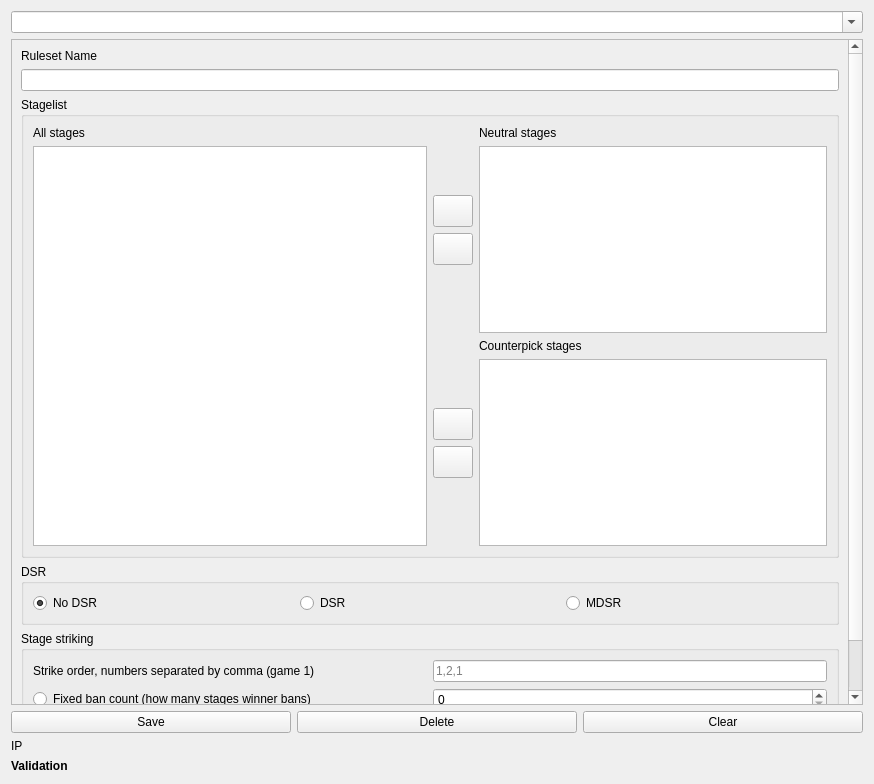
<?xml version="1.0" encoding="UTF-8"?>
<ui version="4.0">
 <class>Form</class>
 <widget class="QWidget" name="Form">
  <property name="geometry">
   <rect>
    <x>0</x>
    <y>0</y>
    <width>874</width>
    <height>784</height>
   </rect>
  </property>
  <property name="windowTitle">
   <string>Form</string>
  </property>
  <layout class="QVBoxLayout" name="verticalLayout_2">
   <item>
    <widget class="QComboBox" name="rulesetSelect">
     <property name="editable">
      <bool>true</bool>
     </property>
     <property name="insertPolicy">
      <enum>QComboBox::NoInsert</enum>
     </property>
    </widget>
   </item>
   <item>
    <widget class="QScrollArea" name="scrollArea">
     <property name="widgetResizable">
      <bool>true</bool>
     </property>
     <widget class="QWidget" name="scrollAreaWidgetContents">
      <property name="geometry">
       <rect>
        <x>0</x>
        <y>0</y>
        <width>840</width>
        <height>760</height>
       </rect>
      </property>
      <layout class="QVBoxLayout" name="verticalLayout_8">
       <item>
        <widget class="QLabel" name="label_5">
         <property name="text">
          <string>Ruleset Name</string>
         </property>
        </widget>
       </item>
       <item>
        <widget class="QLineEdit" name="rulesetName"/>
       </item>
       <item>
        <widget class="QGroupBox" name="groupBox_3">
         <property name="title">
          <string>Stagelist</string>
         </property>
         <layout class="QVBoxLayout" name="verticalLayout_10">
          <item>
           <layout class="QHBoxLayout" name="horizontalLayout">
            <item>
             <layout class="QVBoxLayout" name="verticalLayout_5">
              <item>
               <widget class="QLabel" name="label">
                <property name="text">
                 <string>All stages</string>
                </property>
               </widget>
              </item>
              <item>
               <widget class="QListView" name="allStages">
                <property name="minimumSize">
                 <size>
                  <width>0</width>
                  <height>400</height>
                 </size>
                </property>
                <property name="editTriggers">
                 <set>QAbstractItemView::NoEditTriggers</set>
                </property>
                <property name="uniformItemSizes">
                 <bool>false</bool>
                </property>
               </widget>
              </item>
             </layout>
            </item>
            <item>
             <layout class="QVBoxLayout" name="verticalLayout">
              <item>
               <layout class="QHBoxLayout" name="horizontalLayout_2">
                <item>
                 <layout class="QVBoxLayout" name="verticalLayout_3">
                  <item>
                   <spacer name="verticalSpacer_3">
                    <property name="orientation">
                     <enum>Qt::Vertical</enum>
                    </property>
                    <property name="sizeHint" stdset="0">
                     <size>
                      <width>20</width>
                      <height>40</height>
                     </size>
                    </property>
                   </spacer>
                  </item>
                  <item>
                   <widget class="QPushButton" name="btAddNeutral">
                    <property name="sizePolicy">
                     <sizepolicy hsizetype="Maximum" vsizetype="Maximum">
                      <horstretch>0</horstretch>
                      <verstretch>0</verstretch>
                     </sizepolicy>
                    </property>
                    <property name="minimumSize">
                     <size>
                      <width>32</width>
                      <height>32</height>
                     </size>
                    </property>
                    <property name="text">
                     <string/>
                    </property>
                   </widget>
                  </item>
                  <item>
                   <widget class="QPushButton" name="btRemoveNeutral">
                    <property name="sizePolicy">
                     <sizepolicy hsizetype="Fixed" vsizetype="Fixed">
                      <horstretch>0</horstretch>
                      <verstretch>0</verstretch>
                     </sizepolicy>
                    </property>
                    <property name="minimumSize">
                     <size>
                      <width>32</width>
                      <height>32</height>
                     </size>
                    </property>
                    <property name="text">
                     <string/>
                    </property>
                   </widget>
                  </item>
                  <item>
                   <spacer name="verticalSpacer_4">
                    <property name="orientation">
                     <enum>Qt::Vertical</enum>
                    </property>
                    <property name="sizeHint" stdset="0">
                     <size>
                      <width>20</width>
                      <height>40</height>
                     </size>
                    </property>
                   </spacer>
                  </item>
                 </layout>
                </item>
                <item>
                 <layout class="QVBoxLayout" name="verticalLayout_6">
                  <item>
                   <widget class="QLabel" name="label_2">
                    <property name="text">
                     <string>Neutral stages</string>
                    </property>
                   </widget>
                  </item>
                  <item>
                   <widget class="QListView" name="neutralStages"/>
                  </item>
                 </layout>
                </item>
               </layout>
              </item>
              <item>
               <layout class="QHBoxLayout" name="horizontalLayout_3">
                <item>
                 <layout class="QVBoxLayout" name="verticalLayout_4">
                  <item>
                   <spacer name="verticalSpacer">
                    <property name="orientation">
                     <enum>Qt::Vertical</enum>
                    </property>
                    <property name="sizeHint" stdset="0">
                     <size>
                      <width>20</width>
                      <height>40</height>
                     </size>
                    </property>
                   </spacer>
                  </item>
                  <item alignment="Qt::AlignVCenter">
                   <widget class="QPushButton" name="btAddCounterpick">
                    <property name="sizePolicy">
                     <sizepolicy hsizetype="Maximum" vsizetype="Maximum">
                      <horstretch>0</horstretch>
                      <verstretch>0</verstretch>
                     </sizepolicy>
                    </property>
                    <property name="minimumSize">
                     <size>
                      <width>32</width>
                      <height>32</height>
                     </size>
                    </property>
                    <property name="text">
                     <string/>
                    </property>
                   </widget>
                  </item>
                  <item alignment="Qt::AlignVCenter">
                   <widget class="QPushButton" name="btRemoveCounterpick">
                    <property name="sizePolicy">
                     <sizepolicy hsizetype="Maximum" vsizetype="Maximum">
                      <horstretch>0</horstretch>
                      <verstretch>0</verstretch>
                     </sizepolicy>
                    </property>
                    <property name="minimumSize">
                     <size>
                      <width>32</width>
                      <height>32</height>
                     </size>
                    </property>
                    <property name="text">
                     <string/>
                    </property>
                   </widget>
                  </item>
                  <item>
                   <spacer name="verticalSpacer_2">
                    <property name="orientation">
                     <enum>Qt::Vertical</enum>
                    </property>
                    <property name="sizeHint" stdset="0">
                     <size>
                      <width>20</width>
                      <height>40</height>
                     </size>
                    </property>
                   </spacer>
                  </item>
                 </layout>
                </item>
                <item>
                 <layout class="QVBoxLayout" name="verticalLayout_7">
                  <item>
                   <widget class="QLabel" name="label_3">
                    <property name="text">
                     <string>Counterpick stages</string>
                    </property>
                   </widget>
                  </item>
                  <item>
                   <widget class="QListView" name="counterpickStages"/>
                  </item>
                 </layout>
                </item>
               </layout>
              </item>
             </layout>
            </item>
           </layout>
          </item>
         </layout>
        </widget>
       </item>
       <item>
        <widget class="QGroupBox" name="groupBox">
         <property name="title">
          <string>DSR</string>
         </property>
         <layout class="QHBoxLayout" name="horizontalLayout_8">
          <item>
           <widget class="QRadioButton" name="noDSR">
            <property name="text">
             <string>No DSR</string>
            </property>
            <property name="checked">
             <bool>true</bool>
            </property>
            <attribute name="buttonGroup">
             <string notr="true">dsrGroup</string>
            </attribute>
           </widget>
          </item>
          <item>
           <widget class="QRadioButton" name="DSR">
            <property name="text">
             <string>DSR</string>
            </property>
            <attribute name="buttonGroup">
             <string notr="true">dsrGroup</string>
            </attribute>
           </widget>
          </item>
          <item>
           <widget class="QRadioButton" name="MDSR">
            <property name="text">
             <string>MDSR</string>
            </property>
            <attribute name="buttonGroup">
             <string notr="true">dsrGroup</string>
            </attribute>
           </widget>
          </item>
         </layout>
        </widget>
       </item>
       <item>
        <widget class="QGroupBox" name="groupBox_2">
         <property name="title">
          <string>Stage striking</string>
         </property>
         <layout class="QVBoxLayout" name="verticalLayout_9">
          <item>
           <layout class="QHBoxLayout" name="horizontalLayout_5">
            <item>
             <widget class="QLabel" name="label_7">
              <property name="text">
               <string>Strike order, numbers separated by comma (game 1)</string>
              </property>
             </widget>
            </item>
            <item>
             <widget class="QLineEdit" name="strikeOrder">
              <property name="sizePolicy">
               <sizepolicy hsizetype="Minimum" vsizetype="Fixed">
                <horstretch>0</horstretch>
                <verstretch>0</verstretch>
               </sizepolicy>
              </property>
              <property name="placeholderText">
               <string>1,2,1</string>
              </property>
             </widget>
            </item>
           </layout>
          </item>
          <item>
           <layout class="QHBoxLayout" name="horizontalLayout_4">
            <item>
             <widget class="QRadioButton" name="fixedBanCount">
              <property name="text">
               <string>Fixed ban count (how many stages winner bans)</string>
              </property>
              <attribute name="buttonGroup">
               <string notr="true">buttonGroup_2</string>
              </attribute>
             </widget>
            </item>
            <item>
             <widget class="QSpinBox" name="banCount"/>
            </item>
           </layout>
          </item>
          <item>
           <layout class="QHBoxLayout" name="horizontalLayout_6">
            <item>
             <widget class="QRadioButton" name="variableBanCount">
              <property name="text">
               <string>Ban count by max games (games:bans,games:bans)</string>
              </property>
              <attribute name="buttonGroup">
               <string notr="true">buttonGroup_2</string>
              </attribute>
             </widget>
            </item>
            <item>
             <widget class="QLineEdit" name="banCountByMaxGames">
              <property name="sizePolicy">
               <sizepolicy hsizetype="Minimum" vsizetype="Fixed">
                <horstretch>0</horstretch>
                <verstretch>0</verstretch>
               </sizepolicy>
              </property>
              <property name="placeholderText">
               <string>3:3,5:2</string>
              </property>
             </widget>
            </item>
           </layout>
          </item>
         </layout>
        </widget>
       </item>
      </layout>
     </widget>
    </widget>
   </item>
   <item>
    <layout class="QHBoxLayout" name="horizontalLayout_7">
     <item>
      <widget class="QPushButton" name="btSave">
       <property name="text">
        <string>Save</string>
       </property>
      </widget>
     </item>
     <item>
      <widget class="QPushButton" name="btDelete">
       <property name="text">
        <string>Delete</string>
       </property>
      </widget>
     </item>
     <item>
      <widget class="QPushButton" name="btClear">
       <property name="text">
        <string>Clear</string>
       </property>
      </widget>
     </item>
    </layout>
   </item>
   <item>
    <widget class="QLabel" name="labelIp">
     <property name="text">
      <string>IP</string>
     </property>
    </widget>
   </item>
   <item>
    <widget class="QLabel" name="labelValidation">
     <property name="font">
      <font>
       <weight>75</weight>
       <bold>true</bold>
      </font>
     </property>
     <property name="text">
      <string>Validation</string>
     </property>
    </widget>
   </item>
  </layout>
 </widget>
 <resources/>
 <connections/>
 <buttongroups>
  <buttongroup name="buttonGroup_2"/>
  <buttongroup name="dsrGroup"/>
 </buttongroups>
</ui>
